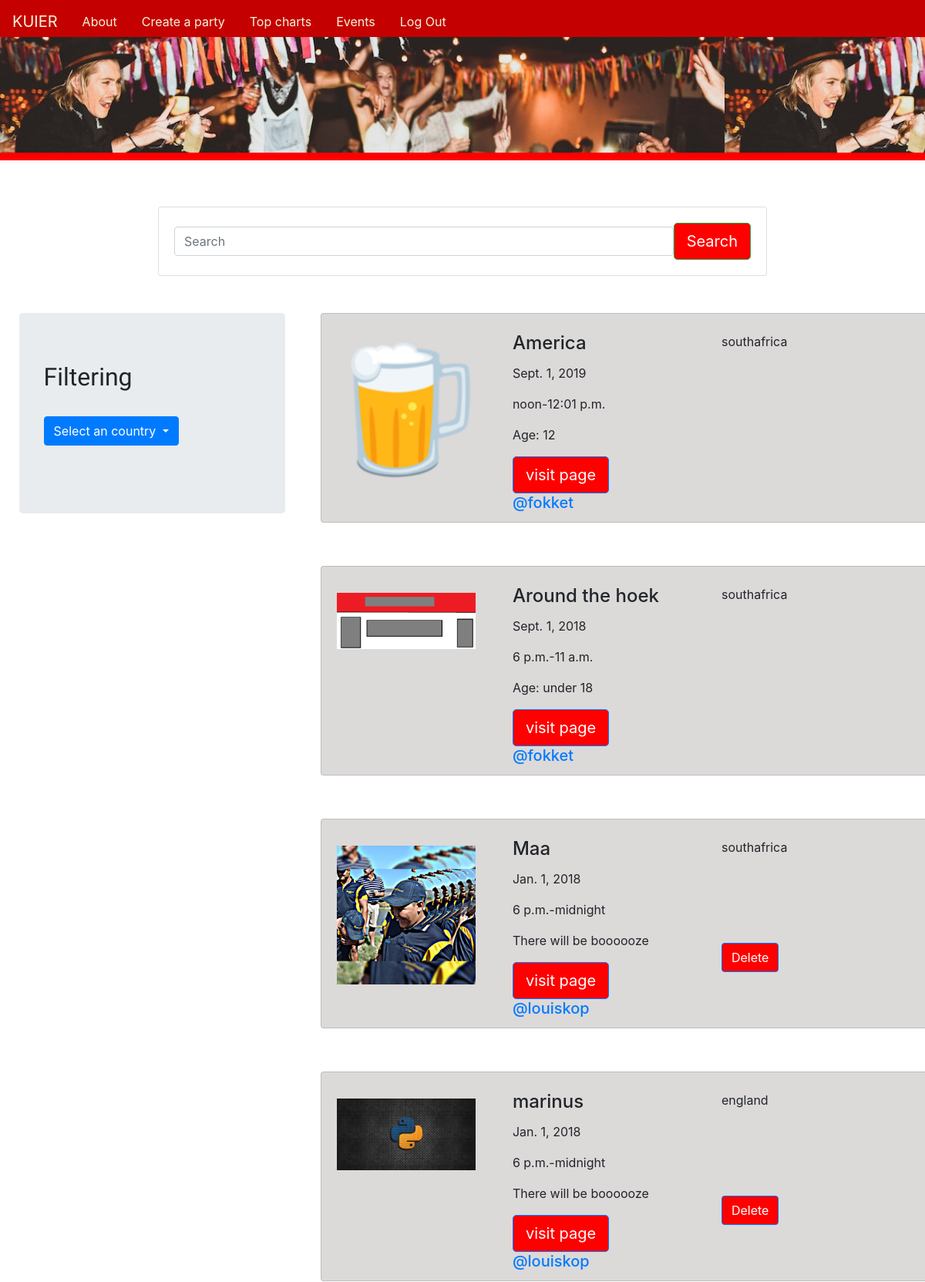
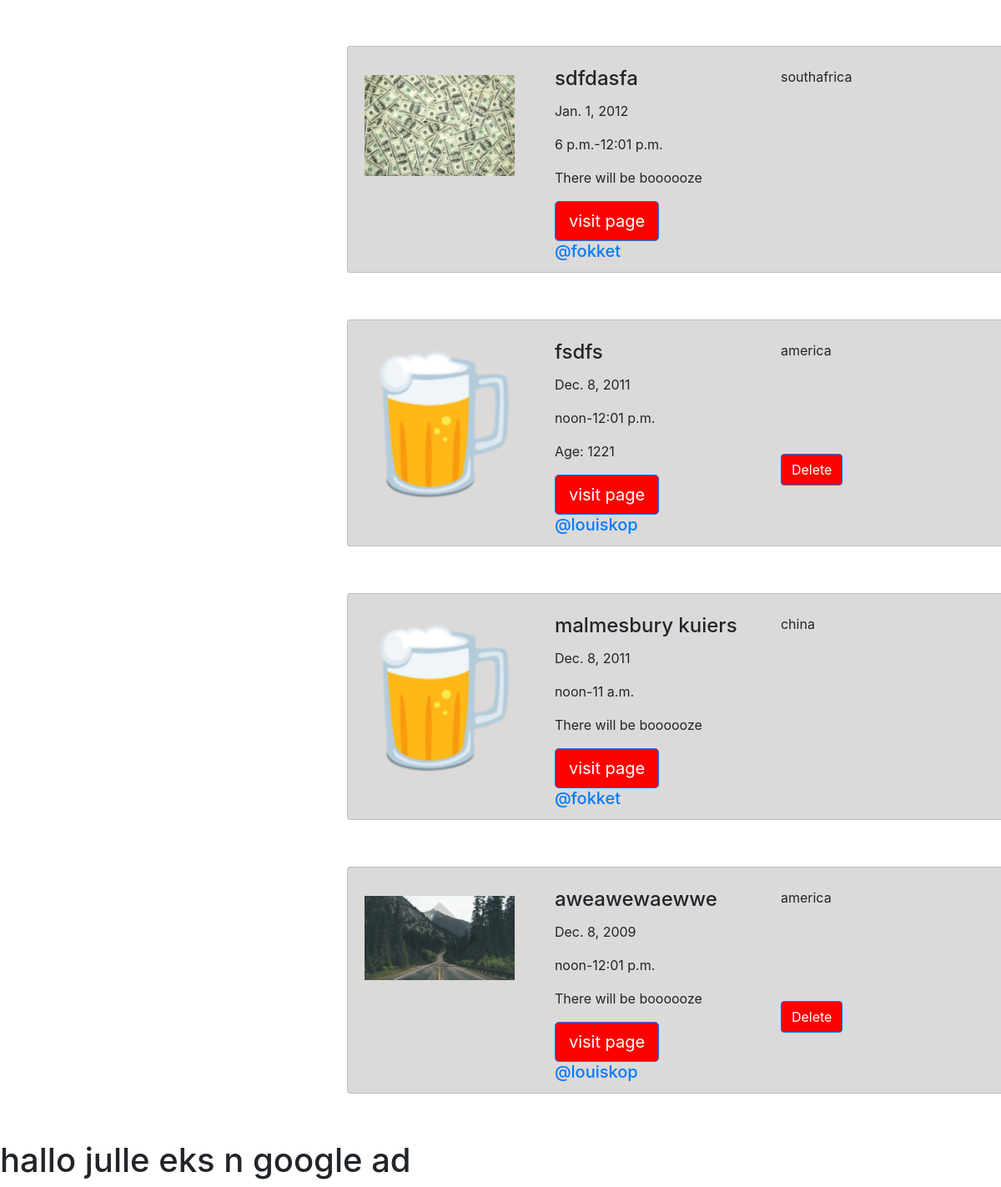
The app's page / (signed in) with its own data (2 pictures, top to bottom).
### party/models.py (models this page shows, shortened)
class Post(models.Model):
    user = models.ForeignKey(User,related_name='party',on_delete=models.CASCADE,default='1')
    title = models.CharField(max_length=30)
    date = models.DateField()
    time = models.TimeField()
    timeend = models.TimeField()
    age = models.CharField(max_length=30)
    color = models.CharField(max_length=30,choices=COUNTRY_CHOICES, default='america')
    drinks = models.BooleanField(default=False)
    image = models.ImageField(upload_to = 'imgs',default='none/none.png')
    location = models.CharField(max_length=30,default='no location specified')
    keyword = models.CharField(max_length=30,default='no keywords')

### party/views.py (the view, shortened to what this page needs)
# urls.py: path('',views.post_list, name='party'),
def post_list(request):
        polls = Post.objects.order_by('-date')
        search_term=''
        country_term=''
        if 'country' in request.GET:
            search_term = request.GET['country']
            polls = Post.objects.filter(color__icontains=search_term)
        if 'date' in request.GET:
            polls = Post.objects.order_by('-date')
        if 'num_votes' in request.GET:
            polls = Post.objects.annotate(Count('vote')).order_by('-vote__count')
        if 'search' in request.GET:
            search_term = request.GET['search']
            polls = Post.objects.filter(Q(keyword__icontains=search_term) | Q(title__icontains=search_term))
        get_dict_copy = request.GET.copy()
        params = get_dict_copy.pop('page', True) and get_dict_copy.urlencode()
        context = {'kuierlist': polls, 'params': params, 'search_term': search_term}
        return render(request, 'party/home.html', context)

### party/templates/party/home.html (shortened to what this page needs)
<!doctype html>
{% load static %}
<html lang="en">
  <head>
    <link rel="stylesheet" href="https://stackpath.bootstrapcdn.com/bootstrap/4.1.3/css/bootstrap.min.css">
    <link rel="stylesheet" href="{% static 'css/style.css' %}">
  </head>
  <body>
        <nav class="navbar sticky-top navbar-expand-lg navbar-light" style="background-color: #c50000;margin-bottom:0px;padding-bottom:0;" >
            <a class="navbar-brand" style="color: beige" href="{% url "party:party" %}">KUIER</a>
            <div class="collapse navbar-collapse" id="navbarNavAltMarkup">
                    {% if user.is_authenticated %}
                    <a class="nav-item nav-link active" style="color: beige" href="{% url "party:aboutpage" %}">About<span class="sr-only">(current)</span></a>
                    <a class="nav-item nav-link" style="color: beige" href="{% url "party:newparty" %}">Create a party</a>
                    <a class="nav-item nav-link" style="color: beige" href="#">Top charts</a>
                    <a class="nav-item nav-link" style="color: beige" href="#">Events</a>
                    <a class="nav-item nav-link navbar-right" style="color: beige" href="{% url "accounts:logout" %}">Log Out</a>
                    {% endif %}
            </div>
        </nav>
    {% block body_block %}
    <div id='backie' style='padding-top:5px;'>
        <div class='header'>
            <div class='header__text-box' id=headings>
                <h1 class='heading-primary'>
                    party central
                </h1>
                <h2 class='heading-secondary'>where parties come to life</h2>
            </div>
        </div>
    </div>
    <br>
    <br>
    <div class='backie2'>
            <div class="row justify-content-center" style="margin-top: 1%">
                    <div class="col-12 col-md-10 col-lg-8">
                        <form class="card card-sm">
                            <div class="card-body row no-gutters align-items-center">
                                <div class="col">
                                        <form class="form-inline">
                                                <input class="form-control mr-sm-2" type="search" placeholder="Search" aria-label="Search" name='search' value='{{request.GET.search}}'>
                                        </form>
                                </div>
                                <div class="col-auto">
                                    <button class="btn btn-lg btn-success" style='background-color: red' type="submit">Search</button>
                                </div>
                            </div>
                        </form>
                    </div>
            </div>
        <br>
        <br>
        <div class="row">
                <div class='col content-center' style="margin-left: 2%;margin-right:0;">
                        <div class=jumbotron>
                            <h2 id=headings>Filtering</h2>
                            <br>
                                <div class="dropdown">
                                    <button class="btn btn-primary dropdown-toggle" type="button" id="dropdownMenuButton" data-toggle="dropdown" aria-haspopup="true" aria-expanded="false">
                                    {% if request.GET.country %}
                                    {{ request.GET.country}}
                                    {% else %}
                                    Select an country
                                    {% endif %}
                                    </button>
                                </div>
                            <br>
                        </div>
                </div>
                <div class='col'>
                {% for party in kuierlist %}
                    <div class="card" style="transform: translateX(-4rem);background-color:rgba(207, 203, 203, 0.733);width:100vh;height:34vh;margin-left: 10%;margin-bottom:7%;">
                        <div class="row no-gutters">
                            <div class="col-auto">
                                <img src="{{ party.image.url }}" width="200" height="200" class="img-fluid" style='padding-top: 10%;padding-left: 10%;margin-top:7%;'>
                            </div>
                            <div class="col" style='margin-left:5%;margin-top:3%;'>
                                <div class="card-block px-2">
                                    <h4 class="card-title">{{ party.title }}</h4>
                                    <p class="card-text">{{ party.date }}</p>
                                    <p class="card-text">{{ party.time }}-{{ party.timeend }}</p>
                                    {% if party.drinks == True %}
                                    <p class="card-text">There will be boooooze</p>
                                    {% else %}
                                    <p class="card-text">Age: {{ party.age }}</p>
                                    {% endif %}
                                    <a href="{% url 'party:partydetail' pk=party.pk%}" class="btn btn-primary btn-lg" role='button' style="background-color: red;">visit page</a>
                                    <h5>
                                        <span class='username'>
                                            <a href="{% url 'party:for_user' username=party.user.username %}">@{{party.user.username}}</a>
                                        </span>
                                    </h5>
                                </div>
                            </div>
                            <div class='col' >
                                <div class='deleteandeditbutton'>
                                    {% if user.is_authenticated and party.user == user %}
                                    <a href="{% url 'party:delete' pk=party.pk%}" class="btn btn-primary btn-md" role='button'>Delete</a>
                                    {% endif %}
                                    <br>
                                    {{party.color}}
                                </div>
                            </div>
                        </div>
                    </div>
                {% endfor %}
                </div>
                <div class='col content-center'>
                    <h1>hallo julle eks n google ad</h1>
                </div>
        </div>
    </div>
    {% endblock %}
  </body>
</html>

### party/static/css/style.css (style rules this page uses)
#backie { background-image: url(../images/bgpic.jpg); background-repeat: repeat; margin-bottom: 0; border-bottom: solid 10px red; height:10rem; animation-name: smaller; animation-duration: .3s; animation-fill-mode: forwards; }
#headings { font-family: 'Questrial', sans-serif; }
.header__text-box { position: absolute; top: 40%; left: 50%; transform: translate(-50%,-50%); text-align: center; }
.heading-primary { color: white; letter-spacing: 1rem; }
.heading-secondary { color:white; }
.deleteandeditbutton a { background-color: red; position: absolute; transform:translateY(10rem); }

### records on screen
Post: image (placeholder picture), title "America", date "Sept. 1, 2019", time "noon", timeend "12:01 p.m.", age "12", user.username "fokket", color "southafrica"
Post: image (picture), title "Around the hoek", date "Sept. 1, 2018", time "6 p.m.", timeend "11 a.m.", age "under 18", user.username "fokket", color "southafrica"
Post: image (picture), title "Maa", date "Jan. 1, 2018", time "6 p.m.", timeend "midnight", drinks "There will be boooooze", user.username "louiskop", shows "Delete", color "southafrica"
Post: image (picture), title "marinus", date "Jan. 1, 2018", time "6 p.m.", timeend "midnight", drinks "There will be boooooze", user.username "louiskop", shows "Delete", color "england"
Post: image (picture), title "sdfdasfa", date "Jan. 1, 2012", time "6 p.m.", timeend "12:01 p.m.", drinks "There will be boooooze", user.username "fokket", color "southafrica"
Post: image (placeholder picture), title "fsdfs", date "Dec. 8, 2011", time "noon", timeend "12:01 p.m.", age "1221", user.username "louiskop", shows "Delete", color "america"
Post: image (placeholder picture), title "malmesbury kuiers", date "Dec. 8, 2011", time "noon", timeend "11 a.m.", drinks "There will be boooooze", user.username "fokket", color "china"
Post: image (picture), title "aweawewaewwe", date "Dec. 8, 2009", time "noon", timeend "12:01 p.m.", drinks "There will be boooooze", user.username "louiskop", shows "Delete", color "america"
